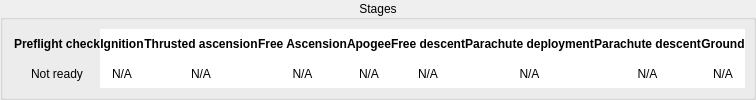
         <widget class="QGroupBox" name="groupBox">
          <property name="sizePolicy">
           <sizepolicy hsizetype="Expanding" vsizetype="Expanding">
            <horstretch>1</horstretch>
            <verstretch>1</verstretch>
           </sizepolicy>
          </property>
          <property name="minimumSize">
           <size>
            <width>0</width>
            <height>75</height>
           </size>
          </property>
          <property name="maximumSize">
           <size>
            <width>16777215</width>
            <height>100</height>
           </size>
          </property>
          <property name="font">
           <font>
            <weight>50</weight>
            <bold>false</bold>
           </font>
          </property>
          <property name="title">
           <string>Stages</string>
          </property>
          <property name="alignment">
           <set>Qt::AlignCenter</set>
          </property>
          <layout class="QGridLayout" name="gridLayout">
           <property name="topMargin">
            <number>9</number>
           </property>
           <property name="rightMargin">
            <number>8</number>
           </property>
           <property name="bottomMargin">
            <number>9</number>
           </property>
           <property name="spacing">
            <number>0</number>
           </property>
           <item row="1" column="2">
            <widget class="QLabel" name="label_6">
             <property name="styleSheet">
              <string notr="true">background-color: rgb(255, 255, 255);</string>
             </property>
             <property name="text">
              <string>N/A</string>
             </property>
             <property name="alignment">
              <set>Qt::AlignCenter</set>
             </property>
            </widget>
           </item>
           <item row="0" column="4">
            <widget class="QLabel" name="label_4">
             <property name="font">
              <font>
               <weight>75</weight>
               <bold>true</bold>
              </font>
             </property>
             <property name="styleSheet">
              <string notr="true">background-color: rgb(255, 255, 255);</string>
             </property>
             <property name="text">
              <string>Apogee</string>
             </property>
             <property name="alignment">
              <set>Qt::AlignCenter</set>
             </property>
            </widget>
           </item>
           <item row="1" column="4">
            <widget class="QLabel" name="label_8">
             <property name="styleSheet">
              <string notr="true">background-color: rgb(255, 255, 255);</string>
             </property>
             <property name="text">
              <string>N/A</string>
             </property>
             <property name="alignment">
              <set>Qt::AlignCenter</set>
             </property>
            </widget>
           </item>
           <item row="0" column="1">
            <widget class="QLabel" name="label">
             <property name="font">
              <font>
               <weight>75</weight>
               <bold>true</bold>
              </font>
             </property>
             <property name="styleSheet">
              <string notr="true">background-color: rgb(255, 255, 255);</string>
             </property>
             <property name="text">
              <string>Ignition</string>
             </property>
             <property name="alignment">
              <set>Qt::AlignCenter</set>
             </property>
            </widget>
           </item>
           <item row="0" column="7">
            <widget class="QLabel" name="label_11">
             <property name="font">
              <font>
               <weight>75</weight>
               <bold>true</bold>
              </font>
             </property>
             <property name="styleSheet">
              <string notr="true">background-color: rgb(255, 255, 255);</string>
             </property>
             <property name="text">
              <string>Parachute descent</string>
             </property>
             <property name="alignment">
              <set>Qt::AlignCenter</set>
             </property>
            </widget>
           </item>
           <item row="0" column="3">
            <widget class="QLabel" name="label_3">
             <property name="font">
              <font>
               <weight>75</weight>
               <bold>true</bold>
              </font>
             </property>
             <property name="styleSheet">
              <string notr="true">background-color: rgb(255, 255, 255);</string>
             </property>
             <property name="text">
              <string>Free Ascension</string>
             </property>
             <property name="alignment">
              <set>Qt::AlignCenter</set>
             </property>
            </widget>
           </item>
           <item row="1" column="1">
            <widget class="QLabel" name="label_5">
             <property name="styleSheet">
              <string notr="true">background-color: rgb(255, 255, 255);</string>
             </property>
             <property name="text">
              <string>N/A</string>
             </property>
             <property name="alignment">
              <set>Qt::AlignCenter</set>
             </property>
            </widget>
           </item>
           <item row="1" column="5">
            <widget class="QLabel" name="label_13">
             <property name="styleSheet">
              <string notr="true">background-color: rgb(255, 255, 255);</string>
             </property>
             <property name="text">
              <string>N/A</string>
             </property>
             <property name="alignment">
              <set>Qt::AlignCenter</set>
             </property>
            </widget>
           </item>
           <item row="1" column="8">
            <widget class="QLabel" name="label_26">
             <property name="styleSheet">
              <string notr="true">background-color: rgb(255, 255, 255);</string>
             </property>
             <property name="text">
              <string>N/A</string>
             </property>
             <property name="alignment">
              <set>Qt::AlignCenter</set>
             </property>
            </widget>
           </item>
           <item row="1" column="6">
            <widget class="QLabel" name="label_24">
             <property name="styleSheet">
              <string notr="true">background-color: rgb(255, 255, 255);</string>
             </property>
             <property name="text">
              <string>N/A</string>
             </property>
             <property name="alignment">
              <set>Qt::AlignCenter</set>
             </property>
            </widget>
           </item>
           <item row="0" column="5">
            <widget class="QLabel" name="label_9">
             <property name="font">
              <font>
               <weight>75</weight>
               <bold>true</bold>
              </font>
             </property>
             <property name="styleSheet">
              <string notr="true">background-color: rgb(255, 255, 255);</string>
             </property>
             <property name="text">
              <string>Free descent</string>
             </property>
             <property name="alignment">
              <set>Qt::AlignCenter</set>
             </property>
            </widget>
           </item>
           <item row="1" column="3">
            <widget class="QLabel" name="label_7">
             <property name="styleSheet">
              <string notr="true">background-color: rgb(255, 255, 255);</string>
             </property>
             <property name="text">
              <string>N/A</string>
             </property>
             <property name="alignment">
              <set>Qt::AlignCenter</set>
             </property>
            </widget>
           </item>
           <item row="1" column="7">
            <widget class="QLabel" name="label_25">
             <property name="styleSheet">
              <string notr="true">background-color: rgb(255, 255, 255);</string>
             </property>
             <property name="text">
              <string>N/A</string>
             </property>
             <property name="alignment">
              <set>Qt::AlignCenter</set>
             </property>
            </widget>
           </item>
           <item row="0" column="6">
            <widget class="QLabel" name="label_10">
             <property name="font">
              <font>
               <weight>75</weight>
               <bold>true</bold>
              </font>
             </property>
             <property name="styleSheet">
              <string notr="true">background-color: rgb(255, 255, 255);</string>
             </property>
             <property name="text">
              <string>Parachute deployment</string>
             </property>
             <property name="alignment">
              <set>Qt::AlignCenter</set>
             </property>
            </widget>
           </item>
           <item row="0" column="2">
            <widget class="QLabel" name="label_2">
             <property name="font">
              <font>
               <weight>75</weight>
               <bold>true</bold>
              </font>
             </property>
             <property name="styleSheet">
              <string notr="true">background-color: rgb(255, 255, 255);</string>
             </property>
             <property name="text">
              <string>Thrusted ascension</string>
             </property>
             <property name="alignment">
              <set>Qt::AlignCenter</set>
             </property>
            </widget>
           </item>
           <item row="0" column="8">
            <widget class="QLabel" name="label_12">
             <property name="font">
              <font>
               <weight>75</weight>
               <bold>true</bold>
              </font>
             </property>
             <property name="styleSheet">
              <string notr="true">background-color: rgb(255, 255, 255);</string>
             </property>
             <property name="text">
              <string>Ground</string>
             </property>
             <property name="alignment">
              <set>Qt::AlignCenter</set>
             </property>
            </widget>
           </item>
           <item row="0" column="0">
            <widget class="QLabel" name="label_37">
             <property name="font">
              <font>
               <weight>75</weight>
               <bold>true</bold>
              </font>
             </property>
             <property name="text">
              <string>Preflight check</string>
             </property>
             <property name="alignment">
              <set>Qt::AlignCenter</set>
             </property>
            </widget>
           </item>
           <item row="1" column="0">
            <widget class="QLabel" name="label_39">
             <property name="text">
              <string>Not ready</string>
             </property>
             <property name="alignment">
              <set>Qt::AlignCenter</set>
             </property>
            </widget>
           </item>
          </layout>
         </widget>
